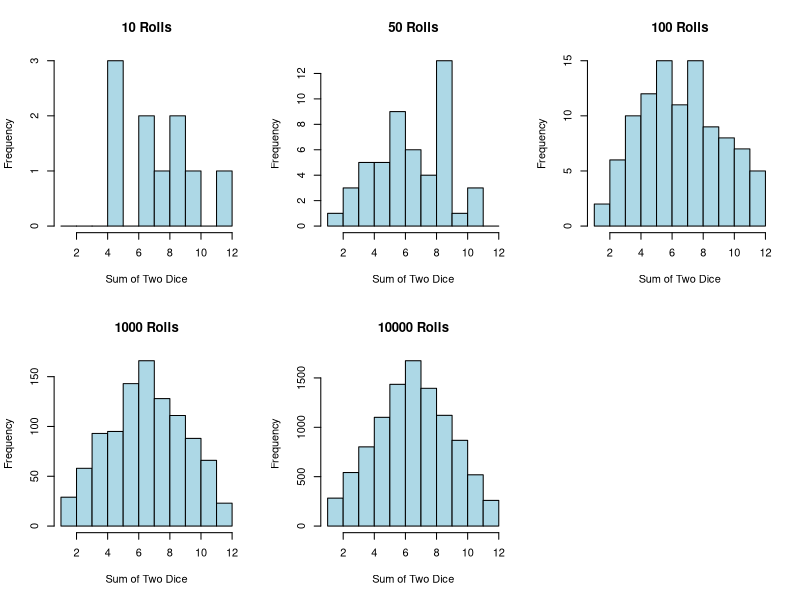

Here is the R script that generated this plot:
###################################
###################################
########                   ########
########   Data Science 1  ########
########       Lab 1       ######## 
########   15 Oct. 2024    ########
########                   ########
###################################
###################################


## Welcome to this first lab. Here we  will learn the basics of R, an open-source programming language and software environment.
#TAHA


# On the right is the console. You can input code directly into the console line by line - you do not need to run an entire file. Try running a simple calculation in the console, like 5+9. Type it in and press enter. 
5+9
# You can also write code in this, the code editor, and run it from here. Try highlighting the following line and pressing 'Ctrl + Enter' ('Cmd + Enter' on MacOS):
12 * 4 - 6


# Text beginning with a # sign is read as 'comment' and will not be evaluated by the console.
## Numbers (like 1.1, 2.3, etc) signify that I would like you to write a line a code in the code file and run it in the console

########################
####    Functions   ####
########################

# FUNCTIONS are commands that take in inputs and produce outputs. They mostly take in the inputs in brackets, like this:
sqrt(25)
exp(3)

# Often, functions take multiple inputs with different functions. Note how:
rep(3,4)
# produces a different output from
rep(4,3)
# If you can't remember in which order you have to input the arguments of a function, or if you just want to learn what a function does, you can type in ? followed by the function name in the console:
?rep

# Each argument has a name. By explicitly referring to these names when calling the function, we can avoid  any problems with order. For example:
rep(x=3, times=4)
rep(times=4, x=3)

# produce the same result, because we inputed the arguments by name using the 'argname = x' construction. When we don't use this construction, the function defaults each input to an argument according to a predefined order.

# OPERATORS are special functions that take only 2 arguments, and do not use brackets. Instead, you must input the two arguments on either side of the operator. Examples of operators include +, -,*,/, ^, %%, %/%, :, and there are many more which we will learn about soon.

########################
####     Objects    ####
########################

# Functions are one example of OBJECTS, which are stored within the main (global) ENVIRONMENT of the console. We can create new objects by using the 'assign' operator:

x <- 4

# You can now see in the 'Environment' tab below that the object 'x'  is stored with the value 4.

x*5


matrix(1:25, nrow = 5)
##############################################################
###    ADVANCED NOTE: the = operator can also be used      ###
###    to assign values to objects, like in Python.        ###
###    However, we conventionally use the = operator       ###
###    only for arguments in a function. The main          ###
###    difference is that '<-' always assigns within       ###
###    the global environment, while '=' assigns in        ###
###    the local environment.                              ###
##############################################################

# Objects can have different classes. For example:
class(x)

# We can also store text into an object, by surrounding it with quote marks:
"Hello" -> y
y
class (y)

# y is now a 'character' object (R does not use the term 'string')

# If we forget to use quote marks R will search for a stored object with that name and return an error if it doesn't find it:

"Salaam" -> y
class(y)

# One final very important class of object is the 'logical' class, a.k.a. Boolean. 

# One final very important class of object is the 'logical' class, a.k.a. Boolean. 
# Boolean objects can take one of two values

TRUE

# and

FALSE

# Booleans can be combined according to the laws of logic using the and operator &, and the or operator |

TRUE & TRUE
TRUE & FALSE
FALSE & FALSE

TRUE | TRUE
TRUE | FALSE
FALSE | FALSE

# There is also an exclusive or function, xor(), but it isn't used much.



####################################
####     Vectors and indices    ####
####################################

# YOu will have noticed that the console has always returned a [1] in front of it's output so far. This is because R has considered all these objects to be 'vectors' (in Python, this is the same thing as an array). Vectors are objects that can contain multiple elements. For example:

z <- 50:80
z[2]

# The numbers in square brackets tell you the INDEX of the element to their right. The index is simply the position number of that element. You will notice that, unlike in Python, the first element of an object in R has the index number 1 and not 0. This is one of the most important syntactical differences between Python and R (if you think this is not a very important difference, you are correct. The two languages are very similar in syntax.)

# Vectors can be created from singular elements using the function c(), which stands for combine or concatenate.

my.vector <- c('this','is','a','vector')
my.vector
length(my.vector)
class(my.vector)
#Character Class


###oops.vector <- c('a', 'b', 'c')
###class(oops.vector)
### This is a Character Class as well


# You can use square brackets to isolate elements in a vector by putting their index between the brackets:
my.vector[1]
my.vector[4]
my.vector[2:4]
my.vector[c(1,4)]
my.vector[4] <- 'test'
my.vector[4]
my.vector[length(my.vector) + 1] <- 'example'
my.vector

thy.vector <- c(1,3,2,4)
class(thy.vector)
#Numeric Class (int)

psy.vector <- c(TRUE, FALSE)
class(psy.vector)
#Logical Class (Boolean)


a <- 1

class(a)
class(a) <- 1
nameOfClass(a)
### 1.1
# You can assign values to specific elements. Try writing a line of code below that changes the 4th element of my.vector to the word 'test'
##Done

### 1.2
# You can even assign values to elements of a vector that don't exist yet, thus creating them. Try assigning the word 'example' to the (as yet non-existent) 5th element of my.vector.
##Done

# Instead of indices, you can select elements of a vector using a logical vector of the same length, e.g.

my.vector[c(TRUE,TRUE,FALSE,FALSE,FALSE)]
my.vector[1]

####################################
####     Logical operators      ####
####################################

# LOGICAL OPERATORS are operators that return logical vectors of the same length as the left argument. Examples include '==', the equality operator (not to be confused with the single = which is an assignment operator), >, <, >=, <=, and != (the 'different from' operator).

# For example:
my.vector == 'is'
1:10 >= 5
1:10 %% 2 == 0    ## %% is the remainder operator, it returns the remainder when you divide the left argument by the right argument.

### 2.1
digits <- 0:10
# Using the least amount of code possible, write a line of code that returns only the odd values of the digits object.
digitsOdd <- digits[digits %% 2 == 1]
# Another important logical operator is the %in% operator. It tells you if the elements on the left are found in the elements on the right. E.G.
group1 <- c('Arthur', 'Fatima', 'Suleiman', 'Marco')
group2 <- c('Marco','Maria', 'Victor','Fatima', 'Antonio')
group1 %in% group2

## 2.2 
# intersect is a function which returns the elements that all of its arguments have in common. For example:
intersect(group1,group2)
# Write a line of code that replicates this output using only group1, group2, square brackets, and logical operators.
group1[group1 %in% group2]

####################################
####     Writing functions      ####
####################################

# Functions can be written and stored as objects. e.g:
f1 <- function(x) x*2 + 1
f1
# This function has only 1 argument, x. Try out this new function:
f1(3)
f1(7)
ex.vector <- c(2,7,4,24,13,8,12)
f1(ex.vector)

# You can write several lines of code in a function by enclosing all of the in curly brackets {}. The function 'return' can then specify what the output can be. For example:

f2 <- function(x,y){
  z = x %% y
  return(z == 0)
}

f2(8,9)
## Ret. FALSE
f2(14,7)
## Ret. TRUE

### 3.1 What is the purpose of function f2? Write in comments below.
if(FALSE){
  #ANSWER: f2 returns the Logical aswer for the condition: x %% y == 0. If the remainder of x by y is 0, it return True; if not, it returns false.
}
  
### 3.2
# Based on the definition of the mean from today's lecture, write a function that calculates the mean of all of the elements of a vector. assign it to the object my.mean. You will find the functions 'sum' and 'length' useful here.
my.mean <- function(a){
  return(sum(a)/length(a))
}

##Another concise way of writing that function in one line would be:
## my.mean <- function(x) sum(x)/length(x)

my.mean(1:5)
#Ret. 3
# compare your function to the native function in R. Does it produce the same results?

my.mean(ex.vector)
mean(ex.vector)

mean(1.74, 1.8, 1.78, 1.89, 1.75, 1.)

#ANSWER: same results

####################################
####      Randomness in R       ####
####################################

# There are several ways to generate randomness in R. The simplest function is 
?sample

#which randomly draws WITHOUT replacement from a specified vector. For example, to choose a number at random between 1 and 10:
sample(1:10, 1)
# You can run this several times and notice that you get a different answer each time. You can also sample several times at once
sample(1:10, 3)
# However, by default, sample won't let the same number repeat when you do this. This is called sampling without replacement, 
# because it is as if, each time you pick out a number, it is now gone from the pool of possible numbers and has not been replaced.
# If you want to sample randomly between 1 and 10 20 times, each time choosing between all 10 numbers, you have to write:
sample(1:10, 20, replace = TRUE)

### 4.1
# Write a function that simulates the roll of 2 6-sided dice, where the argument x is the number of times you roll the 2 die,
# and the output is a vector of length x, where each element corresponds to the sum of the two sides of the dice.
# HINT: one way to do this is to start by writing a function for a single 6-sided die, then create a new function 
# that repeats the first function twice and adds up the result.

rollDice <- function() {
  return(sample(1:6, 1))
}

roll2DiceX <- function(x) {
  rolls <- numeric(x) 
  for (i in 1:x) {
    rolls[i] <- rollDice() + rollDice()
  }
  return(rolls)
}

roll2DiceX(10)


### 4.2
# Using the function hist, create histograms of the results of double dice rolls when you roll them 10 times, 
#then 50, then 100, then 1000, then 10000. Use breaks=1:12 as an argument within the hist function. 
# What do you notice? Write it in comments below your code.
# Plot histograms for different sample sizes
par(mfrow=c(2,3))  # Set up the plotting area to show multiple histograms
hist(roll2DiceX(10), breaks=1:12, main="10 Rolls", xlab="Sum of Two Dice", col="lightblue")
hist(roll2DiceX(50), breaks=1:12, main="50 Rolls", xlab="Sum of Two Dice", col="lightblue")
hist(roll2DiceX(100), breaks=1:12, main="100 Rolls", xlab="Sum of Two Dice", col="lightblue")
hist(roll2DiceX(1000), breaks=1:12, main="1000 Rolls", xlab="Sum of Two Dice", col="lightblue")
hist(roll2DiceX(10000), breaks=1:12, main="10000 Rolls", xlab="Sum of Two Dice", col="lightblue")

# Reset plotting area
par(mfrow=c(1,1))



# Another way to generate randomness is to sample from a pdf, which is a continuous distribution. 
# The simplest pdf is the uniform function. The uniform function is a flat line bounded between 2 numbers. 
# Because it is flat, the probability of drawing a sample from any interval of given width between the two bounds 
# is the same as from any other interval of given width.

# The function runif(n, min,max) samples n times from a uniform function bounded between the values of min and max.
# For example, try
runif(5,0,1)

### 4.3
# Using runif, write a function that returns TRUE 22% of the time and FALSE 78% of the time
true_false_22_78 <- function() {
  return(runif(1) <= 0.22)
}

true_false_22_78()
results <- replicate(1000, true_false_22_78())
mean(results)

### 4.4
# Based on today's lecture about pdfs, what is the probability density for a uniform pdf bounded between 
# 0 and 1 associated with all values of x between 0 and 1? Explain why.
##ANSWER: pdf of the uniform distribution is 1/(b-a). with b being 1 and a being 0.
## => pdf(unif) = 1/(1-0) = 1
### 4.5
# Similarly, what is the probability density for a uniform pdf bounded between 5 and 6 associated with all values of x between 5 and 6?
##ANSWER: pdf = 1/(b-a) = 1/(6 - 5) = 1
### 4.6
# What is the probability density for a uniform pdf bounded between 0 and 0.5 associated with all values of x between 0 and 0.5?
##ANSWER: To first compute the pdf, we have to compute 1/(b-a) = 1/(.5 - 0) = 2.
### 4.7
# What is the probability density for a uniform pdf bounded between 0 and 2 associated with all values of x between 0 and 2?

##ANSWER:
## 1/(b-a) = 1/(2-0) = .5
## pdf:
  ## p({0, 2}) = 0.5; p(x > 2 | x < 0) = 0.5 
##
### 4.8
# run the following code:
dunif(0.5,0,1)
dunif(2,0,1)
dunif(0.2,0,0.5)
dunif(1.3,0,2)

# Based on the results of this code and your answers above, what can you conclude about the purpose of the dunif function?

if(FALSE){

##Here's The console output for the four calls above:
#[1] 1
#[1] 0
#[1] 2
#[1] 0.5

#From the following outputs, here is what I can deduce about the behaviour of the dunif function:
 # => The first arg. is the x in p(x).
  #=> We're checking if the x falls between the 2nd and 3rd Arg.
  #=> If it does fall within the range; then the probability of it occuring is the output.
  #=> Else, 0.
#

}
